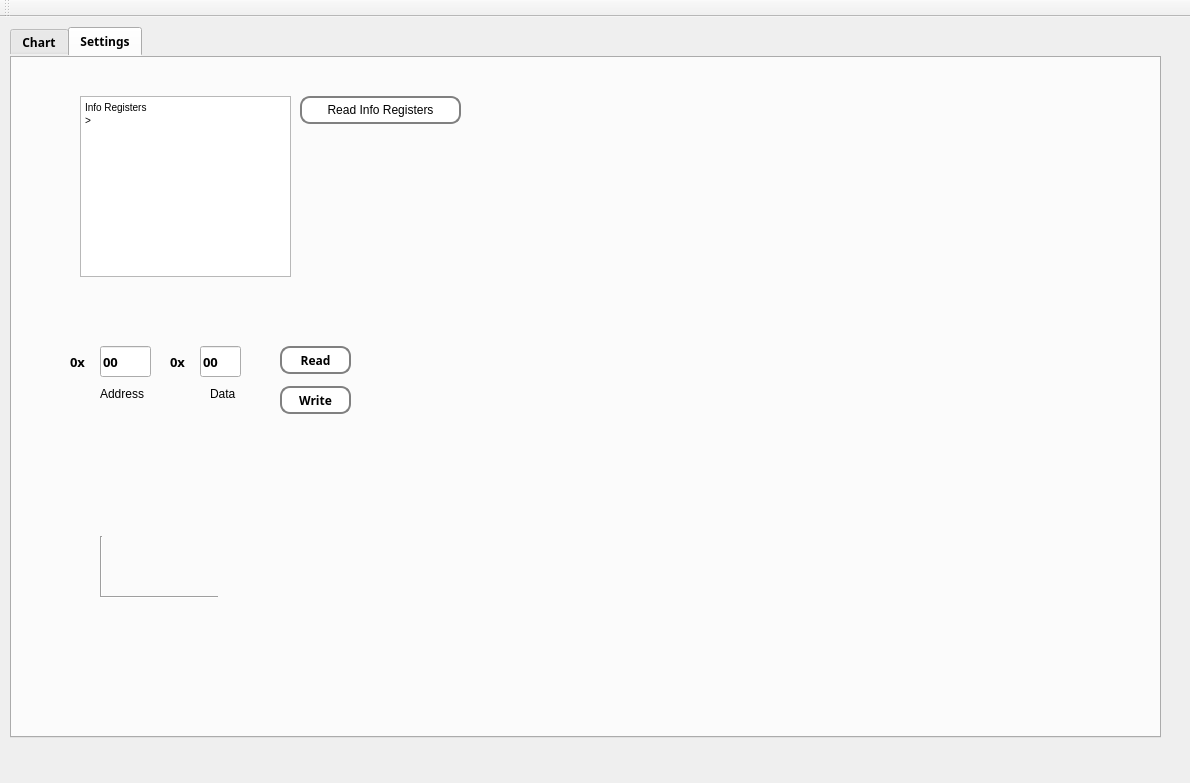
<?xml version="1.0" encoding="UTF-8"?>
<ui version="4.0">
 <class>MainWindow</class>
 <widget class="QMainWindow" name="MainWindow">
  <property name="geometry">
   <rect>
    <x>0</x>
    <y>0</y>
    <width>1190</width>
    <height>783</height>
   </rect>
  </property>
  <property name="windowTitle">
   <string>EP200</string>
  </property>
  <widget class="QWidget" name="centralWidget">
   <widget class="QTabWidget" name="tabWidget">
    <property name="geometry">
     <rect>
      <x>10</x>
      <y>10</y>
      <width>1151</width>
      <height>711</height>
     </rect>
    </property>
    <property name="font">
     <font>
      <family>Arial Black</family>
      <weight>75</weight>
      <bold>true</bold>
     </font>
    </property>
    <property name="acceptDrops">
     <bool>true</bool>
    </property>
    <property name="autoFillBackground">
     <bool>false</bool>
    </property>
    <property name="styleSheet">
     <string notr="true">border-color: qlineargradient(spread:pad, x1:0, y1:0, x2:1, y2:0, stop:0 rgba(0, 0, 0, 255), stop:1 rgba(255, 255, 255, 255));</string>
    </property>
    <property name="currentIndex">
     <number>1</number>
    </property>
    <property name="movable">
     <bool>true</bool>
    </property>
    <widget class="QWidget" name="tab_a">
     <attribute name="title">
      <string>Chart</string>
     </attribute>
     <widget class="QPushButton" name="enableButton">
      <property name="geometry">
       <rect>
        <x>70</x>
        <y>20</y>
        <width>141</width>
        <height>41</height>
       </rect>
      </property>
      <property name="font">
       <font>
        <weight>75</weight>
        <bold>true</bold>
       </font>
      </property>
      <property name="styleSheet">
       <string notr="true">QPushButton
{
 border: 2px solid gray;
 border-radius: 10px;
 padding: 0 8px;
 background: white;
}</string>
      </property>
      <property name="text">
       <string>Enable Capture</string>
      </property>
     </widget>
     <widget class="QPushButton" name="stopButton">
      <property name="geometry">
       <rect>
        <x>260</x>
        <y>20</y>
        <width>81</width>
        <height>41</height>
       </rect>
      </property>
      <property name="styleSheet">
       <string notr="true">QPushButton
{
 border: 2px solid gray;
 border-radius: 10px;
 padding: 0 8px;
 background: white;
}</string>
      </property>
      <property name="text">
       <string>Stop</string>
      </property>
     </widget>
     <widget class="QPushButton" name="startButton">
      <property name="geometry">
       <rect>
        <x>350</x>
        <y>20</y>
        <width>81</width>
        <height>41</height>
       </rect>
      </property>
      <property name="styleSheet">
       <string notr="true">QPushButton
{
 border: 2px solid gray;
 border-radius: 10px;
 padding: 0 8px;
 background: white;
}</string>
      </property>
      <property name="text">
       <string>Start</string>
      </property>
     </widget>
     <widget class="QWidget" name="verticalLayoutWidget">
      <property name="geometry">
       <rect>
        <x>10</x>
        <y>90</y>
        <width>1101</width>
        <height>571</height>
       </rect>
      </property>
      <layout class="QVBoxLayout" name="mainchartLayout"/>
     </widget>
    </widget>
    <widget class="QWidget" name="tab_b">
     <attribute name="title">
      <string>Settings</string>
     </attribute>
     <widget class="QTextEdit" name="infoText">
      <property name="geometry">
       <rect>
        <x>70</x>
        <y>40</y>
        <width>211</width>
        <height>181</height>
       </rect>
      </property>
      <property name="html">
       <string>&lt;!DOCTYPE HTML PUBLIC &quot;-//W3C//DTD HTML 4.0//EN&quot; &quot;http://www.w3.org/TR/REC-html40/strict.dtd&quot;&gt;
&lt;html&gt;&lt;head&gt;&lt;meta name=&quot;qrichtext&quot; content=&quot;1&quot; /&gt;&lt;style type=&quot;text/css&quot;&gt;
p, li { white-space: pre-wrap; }
&lt;/style&gt;&lt;/head&gt;&lt;body style=&quot; font-family:'MS Shell Dlg 2'; font-size:7.8pt; font-weight:400; font-style:normal;&quot;&gt;
&lt;p style=&quot; margin-top:0px; margin-bottom:0px; margin-left:0px; margin-right:0px; -qt-block-indent:0; text-indent:0px;&quot;&gt;Info Registers&lt;/p&gt;
&lt;p style=&quot; margin-top:0px; margin-bottom:0px; margin-left:0px; margin-right:0px; -qt-block-indent:0; text-indent:0px;&quot;&gt;&amp;gt;&lt;/p&gt;&lt;/body&gt;&lt;/html&gt;</string>
      </property>
     </widget>
     <widget class="QPushButton" name="readInfoButton">
      <property name="geometry">
       <rect>
        <x>290</x>
        <y>40</y>
        <width>161</width>
        <height>28</height>
       </rect>
      </property>
      <property name="styleSheet">
       <string notr="true">QPushButton
{
 border: 2px solid gray;
 border-radius: 10px;
 padding: 0 8px;
 background: white;
}</string>
      </property>
      <property name="text">
       <string>Read Info Registers</string>
      </property>
     </widget>
     <widget class="QLineEdit" name="regAddrText">
      <property name="geometry">
       <rect>
        <x>90</x>
        <y>290</y>
        <width>51</width>
        <height>31</height>
       </rect>
      </property>
      <property name="font">
       <font>
        <family>Arial Black</family>
        <pointsize>10</pointsize>
        <weight>75</weight>
        <bold>true</bold>
       </font>
      </property>
      <property name="layoutDirection">
       <enum>Qt::LeftToRight</enum>
      </property>
      <property name="text">
       <string>00</string>
      </property>
     </widget>
     <widget class="QLabel" name="addrLabel">
      <property name="geometry">
       <rect>
        <x>90</x>
        <y>330</y>
        <width>55</width>
        <height>16</height>
       </rect>
      </property>
      <property name="text">
       <string>Address</string>
      </property>
     </widget>
     <widget class="QLineEdit" name="dataIOText">
      <property name="geometry">
       <rect>
        <x>190</x>
        <y>290</y>
        <width>41</width>
        <height>31</height>
       </rect>
      </property>
      <property name="font">
       <font>
        <family>Arial Black</family>
        <pointsize>10</pointsize>
        <weight>75</weight>
        <bold>true</bold>
       </font>
      </property>
      <property name="text">
       <string>00</string>
      </property>
     </widget>
     <widget class="QLabel" name="addrLabel_2">
      <property name="geometry">
       <rect>
        <x>200</x>
        <y>330</y>
        <width>55</width>
        <height>16</height>
       </rect>
      </property>
      <property name="text">
       <string>Data</string>
      </property>
     </widget>
     <widget class="QLabel" name="hexSignLabel">
      <property name="geometry">
       <rect>
        <x>60</x>
        <y>290</y>
        <width>31</width>
        <height>31</height>
       </rect>
      </property>
      <property name="font">
       <font>
        <family>Arial Black</family>
        <pointsize>10</pointsize>
        <weight>75</weight>
        <bold>true</bold>
       </font>
      </property>
      <property name="text">
       <string>0x</string>
      </property>
     </widget>
     <widget class="QLabel" name="hexSignLabel_2">
      <property name="geometry">
       <rect>
        <x>160</x>
        <y>290</y>
        <width>31</width>
        <height>31</height>
       </rect>
      </property>
      <property name="font">
       <font>
        <family>Arial Black</family>
        <pointsize>10</pointsize>
        <weight>75</weight>
        <bold>true</bold>
       </font>
      </property>
      <property name="text">
       <string>0x</string>
      </property>
     </widget>
     <widget class="QPushButton" name="readRegButton">
      <property name="geometry">
       <rect>
        <x>270</x>
        <y>290</y>
        <width>71</width>
        <height>28</height>
       </rect>
      </property>
      <property name="font">
       <font>
        <family>Arial Black</family>
        <pointsize>9</pointsize>
        <weight>75</weight>
        <bold>true</bold>
       </font>
      </property>
      <property name="styleSheet">
       <string notr="true">QPushButton
{
 border: 2px solid gray;
 border-radius: 10px;
 padding: 0 8px;
 background: white;
}</string>
      </property>
      <property name="text">
       <string>Read</string>
      </property>
     </widget>
     <widget class="QPushButton" name="writeRegButton">
      <property name="geometry">
       <rect>
        <x>270</x>
        <y>330</y>
        <width>71</width>
        <height>28</height>
       </rect>
      </property>
      <property name="font">
       <font>
        <family>Arial Black</family>
        <pointsize>9</pointsize>
        <weight>75</weight>
        <bold>true</bold>
       </font>
      </property>
      <property name="styleSheet">
       <string notr="true">QPushButton
{
 border: 2px solid gray;
 border-radius: 10px;
 padding: 0 8px;
 background: white;
}</string>
      </property>
      <property name="text">
       <string>Write</string>
      </property>
     </widget>
     <widget class="Line" name="line">
      <property name="geometry">
       <rect>
        <x>90</x>
        <y>480</y>
        <width>3</width>
        <height>61</height>
       </rect>
      </property>
      <property name="orientation">
       <enum>Qt::Vertical</enum>
      </property>
     </widget>
     <widget class="Line" name="line_2">
      <property name="geometry">
       <rect>
        <x>90</x>
        <y>540</y>
        <width>118</width>
        <height>3</height>
       </rect>
      </property>
      <property name="orientation">
       <enum>Qt::Horizontal</enum>
      </property>
     </widget>
    </widget>
   </widget>
  </widget>
  <widget class="QMenuBar" name="menuBar">
   <property name="geometry">
    <rect>
     <x>0</x>
     <y>0</y>
     <width>1190</width>
     <height>26</height>
    </rect>
   </property>
  </widget>
  <widget class="QToolBar" name="mainToolBar">
   <attribute name="toolBarArea">
    <enum>TopToolBarArea</enum>
   </attribute>
   <attribute name="toolBarBreak">
    <bool>false</bool>
   </attribute>
  </widget>
 </widget>
 <layoutdefault spacing="6" margin="11"/>
 <resources/>
 <connections/>
</ui>
